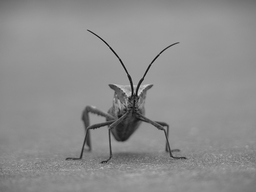
#> input picture image_library/image.png, 256 x 192 px, shrunk from 500 x 375 before the run
$ python edgeDetect.py
#> lines starting #> are read from the running program, lines starting #| are printed output that depends on the picture; after the words box and inside, x2 and y2 are one past the last pixel; in counts of white or black regions, pixels touching at a corner belong together
# importing required libraries
import matplotlib.pyplot as plt
import matplotlib.image as img

blur_ratio = 2
black_color_code = 0
white_color_code = 255


def get_arr_sum(arr):
    summary = 0
    for index in range(0, len(arr)):
        summary = summary + arr[index]
    return summary


def get_ratio(x):
    x_mid = []
    for radioIndex in x:
        x_mid_sum = get_arr_sum(radioIndex) / len(radioIndex)
        x_mid.append(x_mid_sum)
    return get_arr_sum(x_mid) / len(x_mid)


# reading the image
testImage = img.imread('image_library/image.png')
#> testImage is the input picture: shape (192, 256, 3) float32; min 0.0118, max 0.855, mean 0.551
new_image = []

print(f'Image dimensions are: width - {len(testImage)}px, height - {len(testImage[0])}px')
#| Image dimensions are: width - 192px, height - 256px
for heightIndex in range(blur_ratio, len(testImage) - blur_ratio):
    m = []
    for widthIndex in range(blur_ratio, len(testImage[heightIndex]) - blur_ratio):
        value_list = []
        for ratio in range(1, blur_ratio):
            value_list = value_list + [
                testImage[heightIndex - 1][widthIndex - ratio],
                testImage[heightIndex - 1][widthIndex],
                testImage[heightIndex - 1][widthIndex + ratio],
                testImage[heightIndex][widthIndex - ratio],
                testImage[heightIndex][widthIndex],
                testImage[heightIndex][widthIndex + ratio],
                testImage[heightIndex + 1][widthIndex - ratio],
                testImage[heightIndex + 1][widthIndex],
                testImage[heightIndex + 1][widthIndex + ratio]
            ]
        mid_value = get_ratio(value_list)
        orig_value = get_arr_sum(testImage[heightIndex][widthIndex]) / len(testImage[heightIndex][widthIndex])
        diff = orig_value - mid_value
        color_code = white_color_code
        if diff > 0.0078:
            color_code = black_color_code
        print(diff, color_code)
        m.append([color_code, color_code, color_code])
    new_image.append(m)
#> this loop made 188 passes
#> (printed output is left out)

# displaying the image
print(new_image)
plt.imshow(new_image)
plt.show()
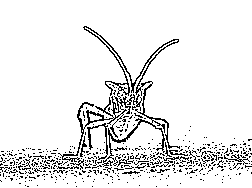
#> shown: shape (188, 252, 3); 91.4% white; black in thin lines or dots, all inside (x1, y1, x2, y2) = (0, 26, 252, 187)
